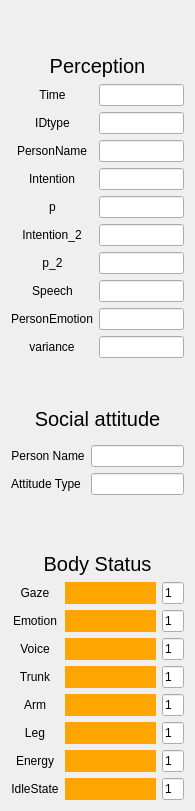
   <widget class="QWidget" name="verticalLayoutWidget_8">
    <property name="geometry">
     <rect>
      <x>10</x>
      <y>10</y>
      <width>195</width>
      <height>811</height>
     </rect>
    </property>
    <layout class="QVBoxLayout" name="verticalLayout_12">
     <item>
      <widget class="QLabel" name="label_36">
       <property name="font">
        <font>
         <pointsize>15</pointsize>
        </font>
       </property>
       <property name="text">
        <string>Perception</string>
       </property>
       <property name="alignment">
        <set>Qt::AlignBottom|Qt::AlignHCenter</set>
       </property>
      </widget>
     </item>
     <item>
      <layout class="QFormLayout" name="formLayout_5">
       <property name="fieldGrowthPolicy">
        <enum>QFormLayout::FieldsStayAtSizeHint</enum>
       </property>
       <property name="labelAlignment">
        <set>Qt::AlignCenter</set>
       </property>
       <property name="formAlignment">
        <set>Qt::AlignCenter</set>
       </property>
       <item row="0" column="0">
        <widget class="QLabel" name="label_28">
         <property name="text">
          <string>Time</string>
         </property>
         <property name="alignment">
          <set>Qt::AlignCenter</set>
         </property>
        </widget>
       </item>
       <item row="0" column="1">
        <widget class="QLineEdit" name="lineEdit_per_time">
         <property name="text">
          <string/>
         </property>
        </widget>
       </item>
       <item row="1" column="0">
        <widget class="QLabel" name="label_29">
         <property name="text">
          <string>IDtype</string>
         </property>
         <property name="alignment">
          <set>Qt::AlignCenter</set>
         </property>
        </widget>
       </item>
       <item row="1" column="1">
        <widget class="QLineEdit" name="lineEdit_per_person">
         <property name="text">
          <string/>
         </property>
        </widget>
       </item>
       <item row="2" column="0">
        <widget class="QLabel" name="label_34">
         <property name="text">
          <string>PersonName</string>
         </property>
         <property name="alignment">
          <set>Qt::AlignCenter</set>
         </property>
        </widget>
       </item>
       <item row="2" column="1">
        <widget class="QLineEdit" name="lineEdit_per_person_name">
         <property name="text">
          <string/>
         </property>
        </widget>
       </item>
       <item row="3" column="0">
        <widget class="QLabel" name="label_30">
         <property name="text">
          <string>Intention</string>
         </property>
         <property name="alignment">
          <set>Qt::AlignCenter</set>
         </property>
        </widget>
       </item>
       <item row="3" column="1">
        <widget class="QLineEdit" name="lineEdit_per_intention">
         <property name="text">
          <string/>
         </property>
        </widget>
       </item>
       <item row="4" column="0">
        <widget class="QLabel" name="label_31">
         <property name="text">
          <string>p</string>
         </property>
         <property name="alignment">
          <set>Qt::AlignCenter</set>
         </property>
        </widget>
       </item>
       <item row="4" column="1">
        <widget class="QLineEdit" name="lineEdit_per_p">
         <property name="text">
          <string/>
         </property>
        </widget>
       </item>
       <item row="5" column="0">
        <widget class="QLabel" name="label_75">
         <property name="text">
          <string>Intention_2</string>
         </property>
         <property name="alignment">
          <set>Qt::AlignCenter</set>
         </property>
        </widget>
       </item>
       <item row="5" column="1">
        <widget class="QLineEdit" name="lineEdit_per_intention_2">
         <property name="text">
          <string/>
         </property>
        </widget>
       </item>
       <item row="6" column="0">
        <widget class="QLabel" name="label_76">
         <property name="text">
          <string>p_2</string>
         </property>
         <property name="alignment">
          <set>Qt::AlignCenter</set>
         </property>
        </widget>
       </item>
       <item row="6" column="1">
        <widget class="QLineEdit" name="lineEdit_per_p_2">
         <property name="text">
          <string/>
         </property>
        </widget>
       </item>
       <item row="7" column="0">
        <widget class="QLabel" name="label_32">
         <property name="contextMenuPolicy">
          <enum>Qt::ActionsContextMenu</enum>
         </property>
         <property name="text">
          <string>Speech</string>
         </property>
         <property name="alignment">
          <set>Qt::AlignCenter</set>
         </property>
        </widget>
       </item>
       <item row="7" column="1">
        <widget class="QLineEdit" name="lineEdit_per_speech">
         <property name="text">
          <string/>
         </property>
        </widget>
       </item>
       <item row="8" column="0">
        <widget class="QLabel" name="label_33">
         <property name="contextMenuPolicy">
          <enum>Qt::ActionsContextMenu</enum>
         </property>
         <property name="text">
          <string>PersonEmotion</string>
         </property>
         <property name="alignment">
          <set>Qt::AlignCenter</set>
         </property>
        </widget>
       </item>
       <item row="8" column="1">
        <widget class="QLineEdit" name="lineEdit_per_personEmotion">
         <property name="text">
          <string/>
         </property>
        </widget>
       </item>
       <item row="9" column="0">
        <widget class="QLabel" name="label_77">
         <property name="contextMenuPolicy">
          <enum>Qt::ActionsContextMenu</enum>
         </property>
         <property name="text">
          <string>variance</string>
         </property>
         <property name="alignment">
          <set>Qt::AlignCenter</set>
         </property>
        </widget>
       </item>
       <item row="9" column="1">
        <widget class="QLineEdit" name="lineEdit_per_var">
         <property name="text">
          <string/>
         </property>
        </widget>
       </item>
      </layout>
     </item>
     <item>
      <widget class="QLabel" name="label_37">
       <property name="font">
        <font>
         <pointsize>15</pointsize>
        </font>
       </property>
       <property name="text">
        <string>Social attitude</string>
       </property>
       <property name="alignment">
        <set>Qt::AlignBottom|Qt::AlignHCenter</set>
       </property>
      </widget>
     </item>
     <item>
      <layout class="QFormLayout" name="formLayout_6">
       <property name="formAlignment">
        <set>Qt::AlignCenter</set>
       </property>
       <item row="0" column="0">
        <widget class="QLabel" name="label_44">
         <property name="text">
          <string>Person Name</string>
         </property>
         <property name="alignment">
          <set>Qt::AlignCenter</set>
         </property>
        </widget>
       </item>
       <item row="0" column="1">
        <widget class="QLineEdit" name="lineEdit_attitude_person_name">
         <property name="text">
          <string/>
         </property>
        </widget>
       </item>
       <item row="1" column="0">
        <widget class="QLabel" name="label_35">
         <property name="text">
          <string>Attitude Type</string>
         </property>
         <property name="alignment">
          <set>Qt::AlignCenter</set>
         </property>
        </widget>
       </item>
       <item row="1" column="1">
        <widget class="QLineEdit" name="lineEdit_attitude_attitude">
         <property name="text">
          <string/>
         </property>
        </widget>
       </item>
      </layout>
     </item>
     <item>
      <widget class="QLabel" name="label_18">
       <property name="font">
        <font>
         <pointsize>15</pointsize>
        </font>
       </property>
       <property name="text">
        <string>Body Status</string>
       </property>
       <property name="alignment">
        <set>Qt::AlignBottom|Qt::AlignHCenter</set>
       </property>
      </widget>
     </item>
     <item>
      <layout class="QGridLayout" name="gridLayout_3" columnstretch="1,3,1">
       <property name="sizeConstraint">
        <enum>QLayout::SetMinimumSize</enum>
       </property>
       <item row="4" column="2">
        <widget class="QLineEdit" name="lineEdit_body5">
         <property name="text">
          <string>1</string>
         </property>
        </widget>
       </item>
       <item row="0" column="2">
        <widget class="QLineEdit" name="lineEdit_body1">
         <property name="text">
          <string>1</string>
         </property>
        </widget>
       </item>
       <item row="3" column="1">
        <widget class="QProgressBar" name="progressBar_body4">
         <property name="styleSheet">
          <string notr="true">QProgressBar::chunk{background:orange}</string>
         </property>
         <property name="value">
          <number>100</number>
         </property>
         <property name="textVisible">
          <bool>false</bool>
         </property>
        </widget>
       </item>
       <item row="5" column="1">
        <widget class="QProgressBar" name="progressBar_body6">
         <property name="styleSheet">
          <string notr="true">QProgressBar::chunk{background:orange}</string>
         </property>
         <property name="value">
          <number>100</number>
         </property>
         <property name="textVisible">
          <bool>false</bool>
         </property>
        </widget>
       </item>
       <item row="6" column="1">
        <widget class="QProgressBar" name="progressBar_body7">
         <property name="styleSheet">
          <string notr="true">QProgressBar::chunk{background:orange}</string>
         </property>
         <property name="value">
          <number>100</number>
         </property>
         <property name="textVisible">
          <bool>false</bool>
         </property>
        </widget>
       </item>
       <item row="5" column="2">
        <widget class="QLineEdit" name="lineEdit_body6">
         <property name="text">
          <string>1</string>
         </property>
        </widget>
       </item>
       <item row="7" column="1">
        <widget class="QProgressBar" name="progressBar_body8_atwork">
         <property name="styleSheet">
          <string notr="true">QProgressBar::chunk{background:orange}</string>
         </property>
         <property name="value">
          <number>100</number>
         </property>
         <property name="textVisible">
          <bool>false</bool>
         </property>
        </widget>
       </item>
       <item row="3" column="2">
        <widget class="QLineEdit" name="lineEdit_body4">
         <property name="text">
          <string>1</string>
         </property>
        </widget>
       </item>
       <item row="0" column="1">
        <widget class="QProgressBar" name="progressBar_body1">
         <property name="maximumSize">
          <size>
           <width>1400</width>
           <height>16777215</height>
          </size>
         </property>
         <property name="styleSheet">
          <string notr="true">QProgressBar::chunk{background:orange}</string>
         </property>
         <property name="value">
          <number>100</number>
         </property>
         <property name="textVisible">
          <bool>false</bool>
         </property>
        </widget>
       </item>
       <item row="1" column="2">
        <widget class="QLineEdit" name="lineEdit_body2">
         <property name="text">
          <string>1</string>
         </property>
        </widget>
       </item>
       <item row="1" column="1">
        <widget class="QProgressBar" name="progressBar_body2">
         <property name="styleSheet">
          <string notr="true">QProgressBar::chunk{background:orange}</string>
         </property>
         <property name="value">
          <number>100</number>
         </property>
         <property name="textVisible">
          <bool>false</bool>
         </property>
        </widget>
       </item>
       <item row="4" column="1">
        <widget class="QProgressBar" name="progressBar_body5">
         <property name="styleSheet">
          <string notr="true">QProgressBar::chunk{background:orange}</string>
         </property>
         <property name="value">
          <number>100</number>
         </property>
         <property name="textVisible">
          <bool>false</bool>
         </property>
        </widget>
       </item>
       <item row="6" column="2">
        <widget class="QLineEdit" name="lineEdit_body7">
         <property name="text">
          <string>1</string>
         </property>
        </widget>
       </item>
       <item row="2" column="1">
        <widget class="QProgressBar" name="progressBar_body3">
         <property name="styleSheet">
          <string notr="true">QProgressBar::chunk{background:orange}</string>
         </property>
         <property name="value">
          <number>100</number>
         </property>
         <property name="textVisible">
          <bool>false</bool>
         </property>
        </widget>
       </item>
       <item row="2" column="2">
        <widget class="QLineEdit" name="lineEdit_body3">
         <property name="text">
          <string>1</string>
         </property>
        </widget>
       </item>
       <item row="7" column="2">
        <widget class="QLineEdit" name="lineEdit_body8">
         <property name="text">
          <string>1</string>
         </property>
        </widget>
       </item>
       <item row="0" column="0">
        <widget class="QLabel" name="label_43">
         <property name="text">
          <string>Gaze</string>
         </property>
         <property name="alignment">
          <set>Qt::AlignCenter</set>
         </property>
        </widget>
       </item>
       <item row="1" column="0">
        <widget class="QLabel" name="label_49">
         <property name="text">
          <string>Emotion</string>
         </property>
         <property name="alignment">
          <set>Qt::AlignCenter</set>
         </property>
        </widget>
       </item>
       <item row="2" column="0">
        <widget class="QLabel" name="label_50">
         <property name="text">
          <string>Voice</string>
         </property>
         <property name="alignment">
          <set>Qt::AlignCenter</set>
         </property>
        </widget>
       </item>
       <item row="3" column="0">
        <widget class="QLabel" name="label_51">
         <property name="text">
          <string>Trunk</string>
         </property>
         <property name="alignment">
          <set>Qt::AlignCenter</set>
         </property>
        </widget>
       </item>
       <item row="4" column="0">
        <widget class="QLabel" name="label_52">
         <property name="contextMenuPolicy">
          <enum>Qt::ActionsContextMenu</enum>
         </property>
         <property name="text">
          <string>Arm</string>
         </property>
         <property name="alignment">
          <set>Qt::AlignCenter</set>
         </property>
        </widget>
       </item>
       <item row="5" column="0">
        <widget class="QLabel" name="label_53">
         <property name="contextMenuPolicy">
          <enum>Qt::ActionsContextMenu</enum>
         </property>
         <property name="text">
          <string>Leg</string>
         </property>
         <property name="alignment">
          <set>Qt::AlignCenter</set>
         </property>
        </widget>
       </item>
       <item row="6" column="0">
        <widget class="QLabel" name="label_54">
         <property name="contextMenuPolicy">
          <enum>Qt::ActionsContextMenu</enum>
         </property>
         <property name="text">
          <string>Energy</string>
         </property>
         <property name="alignment">
          <set>Qt::AlignCenter</set>
         </property>
        </widget>
       </item>
       <item row="7" column="0">
        <widget class="QLabel" name="label_55">
         <property name="contextMenuPolicy">
          <enum>Qt::ActionsContextMenu</enum>
         </property>
         <property name="text">
          <string>IdleState</string>
         </property>
         <property name="alignment">
          <set>Qt::AlignCenter</set>
         </property>
        </widget>
       </item>
      </layout>
     </item>
    </layout>
   </widget>
